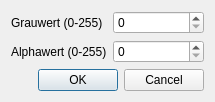
<?xml version="1.0" encoding="UTF-8"?>
<ui version="4.0">
 <author>Copyright (C) 2009 Pascal Mues</author>
 <class>EditNodeAlphaDialog</class>
 <widget class="QDialog" name="EditNodeAlphaDialog">
  <property name="geometry">
   <rect>
    <x>0</x>
    <y>0</y>
    <width>215</width>
    <height>101</height>
   </rect>
  </property>
  <property name="windowTitle">
   <string>Alphanode bearbeiten</string>
  </property>
  <layout class="QVBoxLayout" name="verticalLayout">
   <item>
    <layout class="QGridLayout" name="gridLayout">
     <item row="0" column="1">
      <widget class="QSpinBox" name="spinBox">
       <property name="maximum">
        <number>255</number>
       </property>
      </widget>
     </item>
     <item row="1" column="0">
      <widget class="QLabel" name="label_2">
       <property name="text">
        <string>Alphawert (0-255)</string>
       </property>
      </widget>
     </item>
     <item row="1" column="1">
      <widget class="QSpinBox" name="spinBox_2">
       <property name="maximum">
        <number>255</number>
       </property>
      </widget>
     </item>
     <item row="0" column="0">
      <widget class="QLabel" name="label">
       <property name="text">
        <string>Grauwert (0-255)</string>
       </property>
      </widget>
     </item>
    </layout>
   </item>
   <item>
    <widget class="QDialogButtonBox" name="buttonBox">
     <property name="orientation">
      <enum>Qt::Horizontal</enum>
     </property>
     <property name="standardButtons">
      <set>QDialogButtonBox::Cancel|QDialogButtonBox::Ok</set>
     </property>
    </widget>
   </item>
  </layout>
 </widget>
 <resources/>
 <connections>
  <connection>
   <sender>buttonBox</sender>
   <signal>rejected()</signal>
   <receiver>EditNodeAlphaDialog</receiver>
   <slot>reject()</slot>
   <hints>
    <hint type="sourcelabel">
     <x>316</x>
     <y>260</y>
    </hint>
    <hint type="destinationlabel">
     <x>286</x>
     <y>274</y>
    </hint>
   </hints>
  </connection>
 </connections>
</ui>
